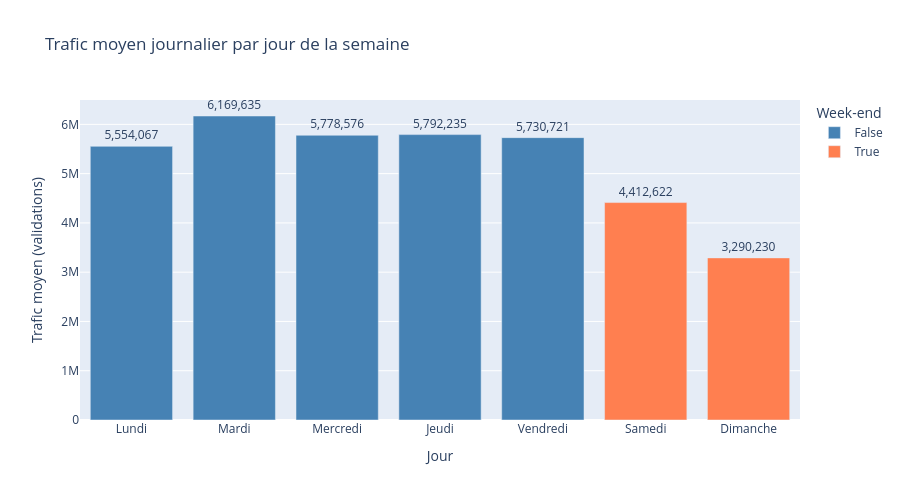

The code cell stored with this chart in its notebook:
### Markdown cell above
---
## PARTIE 2 — Analyse temporelle

### Pourquoi ?
Le trafic de transport suit des **patterns temporels tres reguliers** :
- Les gens prennent le metro pour travailler → plus de trafic en semaine
- Moins de monde le week-end et les jours feries
- L'ete = vacances = moins de trafic
- La rentree en septembre = retour a la normale

Ces patterns sont exactement ce que nos features temporelles
(`is_weekend`, `jour_semaine`, `is_vacances`) vont capturer pour XGBoost.

### Code cell
# ============================================================
# TRAFIC MOYEN PAR JOUR DE LA SEMAINE
# ============================================================
# POURQUOI : quantifier la difference semaine/week-end
# et la visualiser clairement
# dt.dayofweek : 0=Lundi, 1=Mardi, ..., 6=Dimanche

ordre_jours_en = ['Monday','Tuesday','Wednesday','Thursday','Friday','Saturday','Sunday']
noms_fr = ['Lundi','Mardi','Mercredi','Jeudi','Vendredi','Samedi','Dimanche']

trafic_journalier['dayofweek'] = trafic_journalier['JOUR'].dt.dayofweek

moy_jour = (trafic_journalier
            .groupby('nom_jour')['total_jour']
            .mean()
            .reindex(ordre_jours_en)
            .reset_index())
moy_jour['nom_fr']    = noms_fr
moy_jour['is_weekend'] = moy_jour['nom_jour'].isin(['Saturday','Sunday'])

fig = px.bar(
    moy_jour,
    x='nom_fr',
    y='total_jour',
    color='is_weekend',
    color_discrete_map={False: 'steelblue', True: 'coral'},
    title='Trafic moyen journalier par jour de la semaine',
    labels={'total_jour': 'Trafic moyen (validations)',
            'nom_fr': 'Jour',
            'is_weekend': 'Week-end'},
    text='total_jour'
)
fig.update_traces(texttemplate='%{text:,.0f}', textposition='outside')
fig.update_layout(height=500)
fig.show()

moy_semaine = moy_jour[~moy_jour['is_weekend']]['total_jour'].mean()
moy_weekend = moy_jour[moy_jour['is_weekend']]['total_jour'].mean()
print(f'Moyenne semaine  : {moy_semaine:,.0f} validations/jour')
print(f'Moyenne week-end : {moy_weekend:,.0f} validations/jour')
print(f'Ratio            : la semaine genere {moy_semaine/moy_weekend:.1f}x plus que le week-end')
print(f'=> Ce ratio justifie la feature is_weekend dans XGBoost')

### Figure 1 — Plotly figure (JSON) as saved in the notebook; plotly's stock layout.template omitted (floating-point values rounded to 4 significant figures)
{"data": [{"alignmentgroup": "True", "hovertemplate": "Week-end=False<br>Jour=%{x}<br>Trafic moyen (validations)=%{text}<extra></extra>", "legendgroup": "False", "marker": {"color": "steelblue", "pattern": {"shape": ""}}, "name": "False", "offsetgroup": "False", "orientation": "v", "showlegend": true, "text": [5554000.0, 6170000.0, 5779000.0, 5792000.0, 5731000.0], "textposition": "outside", "texttemplate": "%{text:,.0f}", "type": "bar", "x": ["Lundi", "Mardi", "Mercredi", "Jeudi", "Vendredi"], "xaxis": "x", "y": [5554000.0, 6170000.0, 5779000.0, 5792000.0, 5731000.0], "yaxis": "y"}, {"alignmentgroup": "True", "hovertemplate": "Week-end=True<br>Jour=%{x}<br>Trafic moyen (validations)=%{text}<extra></extra>", "legendgroup": "True", "marker": {"color": "coral", "pattern": {"shape": ""}}, "name": "True", "offsetgroup": "True", "orientation": "v", "showlegend": true, "text": [4413000.0, 3290000.0], "textposition": "outside", "texttemplate": "%{text:,.0f}", "type": "bar", "x": ["Samedi", "Dimanche"], "xaxis": "x", "y": [4413000.0, 3290000.0], "yaxis": "y"}], "layout": {"barmode": "relative", "height": 500, "legend": {"title": {"text": "Week-end"}, "tracegroupgap": 0}, "title": {"text": "Trafic moyen journalier par jour de la semaine"}, "xaxis": {"anchor": "y", "domain": [0, 1], "title": {"text": "Jour"}}, "yaxis": {"anchor": "x", "domain": [0, 1], "title": {"text": "Trafic moyen (validations)"}}}}
